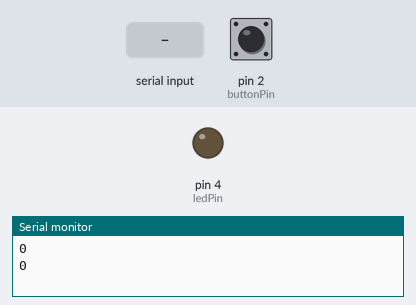
Recording of a sketch running on a simulated Arduino Uno, built with avr-gcc and run on an emulated ATmega328P. On the bench: output pins drawn as LEDs (lit = HIGH), the last lines printed to the serial monitor. Inputs (shaded band) come from the test bench; at power-on: pin 2 (buttonPin) HIGH.

Above: at 1.2 s.
1.3 s: pin 2 (buttonPin) pulled LOW for 0.15 s
At 2.2 s:
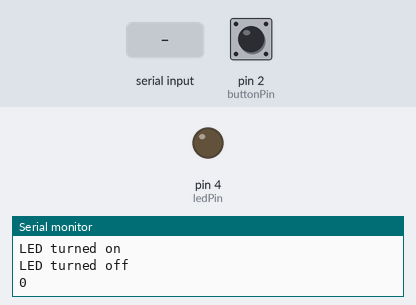
2.9 s: "90,45\n" received over Serial
4.5 s: pin 2 (buttonPin) pulled LOW for 1 s
At 5.54 s:
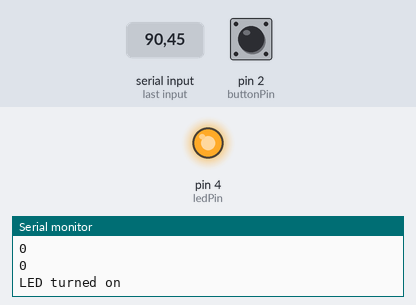
7.0 s: pin 2 (buttonPin) pulled LOW for 3.2 s
At 11.2 s:
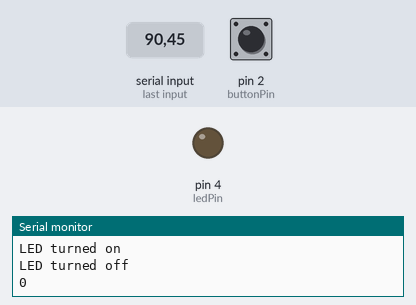
Timing chart, 0 to 12.7 s (numbered marks = the images above; inputs shaded):
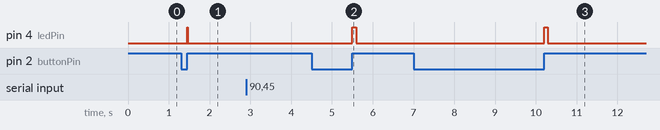

Measured:
- after the input at 1.3 s, pin 4 (ledPin): LOW → HIGH after 0.15 s, → LOW 0.01 s later
- after the input at 4.5 s, pin 4 (ledPin): LOW → HIGH after 1.0 s, → LOW 0.09 s later
- after the input at 7.0 s, pin 4 (ledPin): LOW → HIGH after 3.2 s, → LOW 0.09 s later

The sketch:

LED_control_timer_manual_input.ino
```cpp
// this code get commands a LED to light when it gets a signal from a button for a specific amount of time, that the human can choose (COM 4)

const int buttonPin = 2;  // Pin for the button
const int ledPin = 4;     // Pin for the LED
#include <MsTimer2.h>

unsigned long timerDuration = 10; // Default timer duration
bool ledState = false;  // Track LED state

void setup() {
  pinMode(buttonPin, INPUT_PULLUP);
  pinMode(ledPin, OUTPUT);
  Serial.begin(115200);
  attachInterrupt(digitalPinToInterrupt(buttonPin), turnOn, RISING); // inturpts the loop when you press the button
  MsTimer2::set(timerDuration, turnOff); // timer
}
// this func turn on the LED when you press the button
void turnOn() {
  ledState = true; // Set LED state
  MsTimer2::start();
  digitalWrite(ledPin, true);
  Serial.println("LED turned on");
}
// this func turns off the LED after the time passes
void turnOff() {
  ledState = false; // Set LED state
  digitalWrite(ledPin, false);
  MsTimer2::stop();
  Serial.println("LED turned off");
}
// this updates the timer based on the choises of the human
void loop() {
  if (Serial.available() > 0) {
    String input = Serial.readStringUntil('\n');
    timerDuration = input.toInt();
    MsTimer2::set(timerDuration + 1, turnOff);
    Serial.print("Timer duration set to: ");
    Serial.println(timerDuration);
  }

  // Check button state and send corresponding status back to the computer
  if (ledState) {
    if (digitalRead(buttonPin) == LOW) {
      Serial.println('1'); // Button pressed and LED on
    } else {
      Serial.println('2'); // Button not pressed and LED on
    }
  } else {
    Serial.println('0'); // LED is off
  }

  delay(1000); // Small delay for readability
}
```
